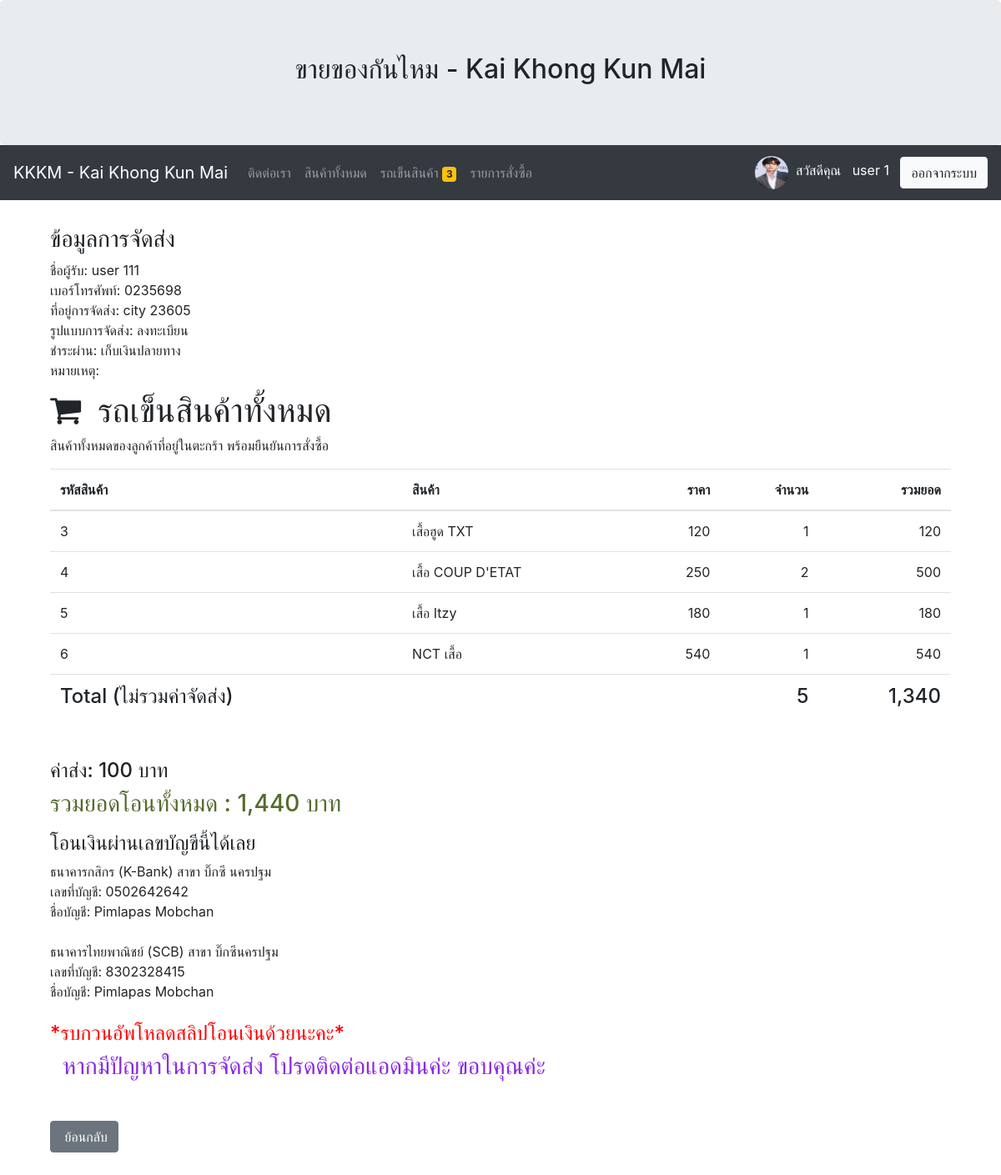
The app's page /myorder/OD000220211022155339/ (signed in) with its own data.
### myapp/models.py (models this page shows, shortened)
class Profile(models.Model):
	user = models.OneToOneField(User,on_delete=models.CASCADE)
	photo = models.ImageField(upload_to="gallery_photo_profile",null=True,blank=True,default='dafaultprofile.png')
	usertype = models.CharField(max_length=100,default='member')
	cartquan = models.IntegerField(default=0) #เก็บจำนวนสินค้าในตะกร้า

class OrderPending(models.Model):
	orderid = models.CharField(max_length=100)
	user = models.ForeignKey(User,on_delete=models.CASCADE) #บังคับให้ login
	address = models.TextField()
	shipping = models.CharField(max_length=100)
	name = models.CharField(max_length=100)
	tel = models.CharField(max_length=100)
	address = models.TextField()
	shipping = models.CharField(max_length=100)
	payment = models.CharField(max_length=100)
	other = models.TextField(max_length=200,null=True,blank=True) #ต้องเพิ่ม blank=True ด้วย
	stamp = models.DateTimeField(auto_now_add=True,blank=True,null=True)
	paid = models.BooleanField(default=False)
	slip = models.ImageField(upload_to="gallery_slip",null=True,blank=True)
	sliptime = models.CharField(max_length=200,null=True,blank=True)
	paymentid = models.CharField(max_length=200,null=True,blank=True)
	trackingnumber = models.CharField(max_length=200,null=True,blank=True)

class OrderList(models.Model):
	orderid = models.CharField(max_length=100)
	productname = models.CharField(max_length=100)
	price = models.IntegerField()
	quantity = models.IntegerField()
	total = models.IntegerField()

### myapp/views.py (the view)
# urls.py: path('myorder/<str:orderid>/',MyOrder,name='myorder-page'),
def MyOrder(request,orderid):
	username = request.user.username # check user that has login
	user = User.objects.get(username=username) #ออกมาเป็น objects
	order = OrderPending.objects.get(orderid=orderid)
	odlist = OrderList.objects.filter(orderid=orderid)
	total = sum([ c.total for c in odlist])
	order.total = total
	count = sum([ c.quantity for c in odlist])
	if order.shipping == 'ems':
		shipcost = sum([50 if i == 0 else 10 for i in range(count)])
	else:
		shipcost = sum([30 if i == 0 else 10 for i in range(count)])
	if order.payment == 'cod':
		shipcost += 30
	order.shipcost = shipcost
	context = {'order':order,'odlist':odlist,'total':total,'count':count}
	return render(request,'myapp/myorder.html',context)

### myapp/template/myapp/myorder.html
{% extends 'myapp/base.html' %}
{% load humanize %}
{% block article %}
<div class="container">
	<h3>ข้อมูลการจัดส่ง</h3>
	<p>
		ชื่อผู้รับ: {{order.name}}<br>
		เบอร์โทรศัพท์: {{order.tel}}<br>
		ที่อยู่การจัดส่ง: {{order.address}}<br>
		{% if order.shipping == 'ems' %}
			รูปแบบการจัดส่ง: EMS
		{% else %}
			รูปแบบการจัดส่ง: ลงทะเบียน
		{% endif %}<br>
		{% if order.payment == 'transfer' %}
			ชำระผ่าน: โอนเงินเข้าบัญชีธนาคาร
		{% else %}
			ชำระผ่าน: เก็บเงินปลายทาง
		{% endif %}<br>
		หมายเหตุ: {{other}}<br>
	</p>
</div>
<div class="container">
	  <h2><i class="fa fa-shopping-cart" style="font-size:40px">&nbsp&nbspรถเข็นสินค้าทั้งหมด</i></h2>
	  <p>สินค้าทั้งหมดของลูกค้าที่อยู่ในตะกร้า พร้อมยืนยันการสั่งซื้อ</p>
	 <table class="table">
	   <thead>
		<tr>
		  <th>รหัสสินค้า</th>
		  <th>สินค้า</th>
		  <th style="text-align: right;">ราคา</th>
		  <th style="text-align: right;">จำนวน</th>
		  <th style="text-align: right;">รวมยอด</th>
		</tr>
	   </thead>
	   <tbody>
	   {% for pd in odlist %}
		<tr>
		  <td>{{pd.id}}</td>
		  <td>{{pd.productname}}</td>
		  <td style="text-align: right;">{{pd.price|intcomma}}</td>
		  <td style="text-align: right;">{{pd.quantity}}</td>
		  <td style="text-align: right;">{{pd.total|intcomma}}</td>
		</tr>
	   {% endfor %}
	    <tr>
	    	<td><h4>Total (ไม่รวมค่าจัดส่ง)</h4></td>
	    	<td></td>
	    	<td></td>
	    	<td style="text-align: right;"><h4>{{count|intcomma}}</h4></td>
	    	<td style="text-align: right;"><h4>{{total|intcomma}}</h4></td>
	    </tr>
	   </tbody>
	 </table>
<br>
<h4>ค่าส่ง: {{order.shipcost|intcomma}} บาท</h4>
<h3 style="color: darkolivegreen;">รวมยอดโอนทั้งหมด : {{total|add:order.shipcost|intcomma}} บาท</h3>
<p>
	<h4>โอนเงินผ่านเลขบัญขีนี้ได้เลย<br></h4>
	ธนาคารกสิกร (K-Bank) สาขา บิ๊กซี นครปฐม<br>
	เลขที่บัญชี: 0502642642<br>
	ชื่อบัญชี: Pimlapas Mobchan<br><br>
	ธนาคารไทยพาณิชย์ (SCB) สาขา บิ๊กซีนครปฐม<br>
	เลขที่บัญชี: 8302328415<br>
	ชื่อบัญชี: Pimlapas Mobchan<br><br>
	<h4 style="color: red;">*รบกวนอัพโหลดสลิปโอนเงินด้วยนะคะ*<br></h4>
	<h3 class="container centre" style="color: blueviolet;"> หากมีปัญหาในการจัดส่ง โปรดติดต่อแอดมินค่ะ ขอบคุณค่ะ </h3> <br>
</p>
	<a class="btn btn-secondary" href="{% url 'orderlist-page' %}">&nbspย้อนกลับ</a><br><br><br><br><br><br>
</div>
{% endblock article %}

### myapp/template/myapp/base.html (shortened to what this page needs)
<!DOCTYPE html>
<html lang="en">
<head>
  <link rel="stylesheet" href="https://maxcdn.bootstrapcdn.com/bootstrap/4.5.2/css/bootstrap.min.css">
  <link rel="stylesheet" href="https://cdnjs.cloudflare.com/ajax/libs/font-awesome/4.7.0/css/font-awesome.min.css">
</head>
<body>
<div class="jumbotron text-center" style="margin-bottom: 0;">
  <h2>ขายของกันไหม - Kai Khong Kun Mai</h2>
</div>
<nav class="navbar navbar-expand-sm bg-dark navbar-dark">
  <a class="navbar-brand" href="{% url 'home-page' %}">KKKM - Kai Khong Kun Mai</a>
  <div class="collapse navbar-collapse" id="collapsibleNavbar">
                <ul class="navbar-nav mr-auto">
                  <li class="nav-item">
                    <a class="nav-link" href="{% url 'contact-page' %}">ติดต่อเรา </a>
                  </li>
                  <li class="nav-item">
                    <a class="nav-link" href="{% url 'allproduct-page' %}">สินค้าทั้งหมด</a>
                  </li>
                  {% if user.is_authenticated and user.profile.usertype == 'member' %}
                  <li class="nav-item">
                    <a class="nav-link" href="{% url 'mycart-page' %}">รถเข็นสินค้า&nbsp<span class="badge badge-warning">{{user.profile.cartquan}}</span></a>
                  </li>
                  <li class="nav-item">
                    <a class="nav-link" href="{% url 'orderlist-page' %}">รายการสั่งซื้อ&nbsp</a>
                  </li>
                  {% endif %}
                </ul>
                          {% if user.is_authenticated %}
                            <img src="{{user.profile.photo.url}}" width="40" height="40" class="rounded-circle">&nbsp&nbsp
                            <p style="color: white; margin-top: 10px">สวัสดีคุณ&nbsp&nbsp {{ user.first_name }}
                            {{ user.last_name }} &nbsp&nbsp </p>
                            <a class="btn btn-light" href="{% url 'logout' %}">ออกจากระบบ</a>
                          {% else %}
                            <a class="btn btn-primary" href="{% url 'register-page' %}">สมัครสมาชิก</a>&nbsp&nbsp&nbsp
                            <a class="btn btn-primary" href="{% url 'login' %}">เข้าสู่ระบบ</a>
                          {% endif %}
  </div>
</nav>
<div class="container" style="margin-top: 30px;">
  {% block article %}
  {% endblock article %}
</div>
</body>
</html>

### records on screen
OrderPending: name "user 111", tel "0235698", address "city 23605", shipcost "100", shipcost "1,440"
OrderList: id "3", productname "เสื้อฮูด TXT", price "120", quantity "1", total "120"
OrderList: id "4", productname "เสื้อ COUP D'ETAT", price "250", quantity "2", total "500"
OrderList: id "5", productname "เสื้อ Itzy", price "180", quantity "1", total "180"
OrderList: id "6", productname "NCT เสื้อ", price "540", quantity "1", total "540"

### other values on screen
{{ user.profile.cartquan }} "3"
{{ user.first_name }} "user"
{{ user.last_name }} "1"
{{ count|intcomma }} "5"
{{ total|intcomma }} "1,340"
